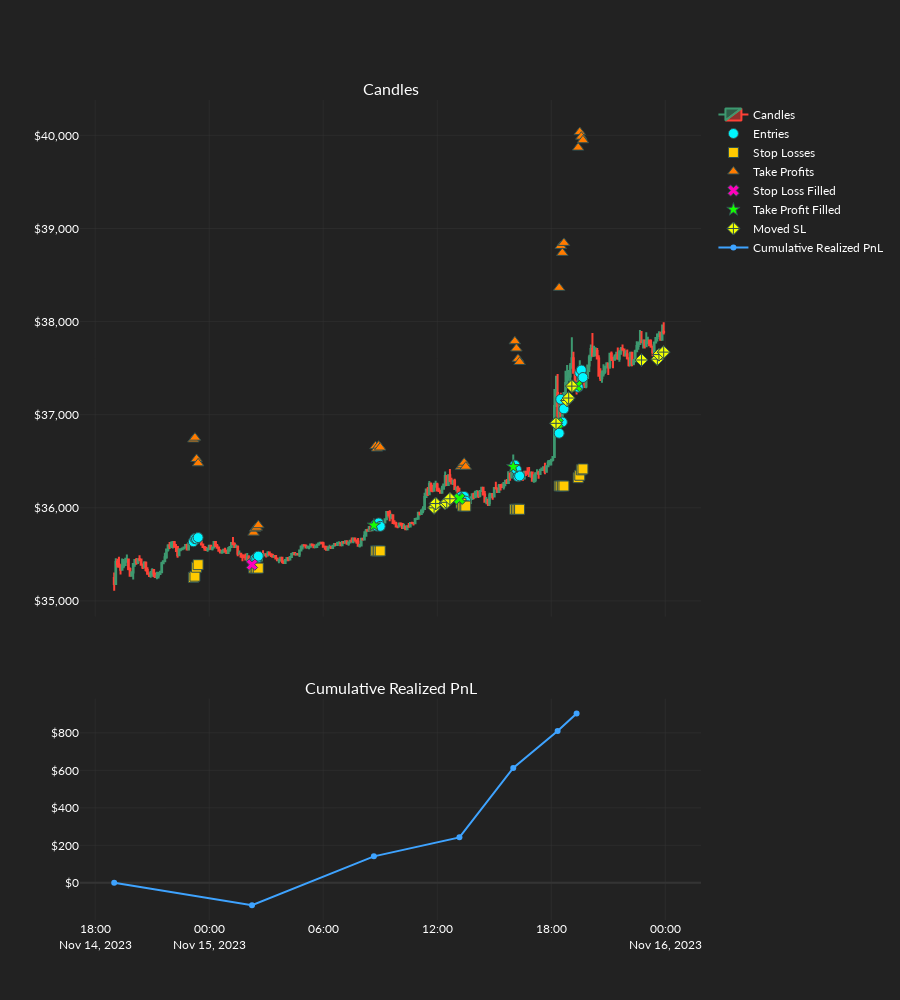

Here is the notebook cell this chart was saved with:
### Code cell
order_records_df = or_backtest(
    backtest_settings=backtest_settings,
    candles=candles,
    dos_arrays=dos_arrays,
    exchange_settings=mufex_main.exchange_settings,
    static_os=static_os,
    strategy=strategy,
    dos_index=1,
    ind_set_index=1,
    plot_results=True,
    logger_bool=True,
)

### Figure 1 — Plotly figure (JSON) as saved in the notebook; plotly's stock layout.template omitted (floating-point values rounded to 4 significant figures; data arrays with more than 128 entries replaced by an {"elided": "..."} marker saying what was removed)
{"data": [{"close": {"elided": "348 float values"}, "high": {"elided": "348 float values"}, "low": {"elided": "348 float values"}, "name": "Candles", "open": {"elided": "348 float values"}, "type": "candlestick", "x": {"elided": "348 str values"}, "xaxis": "x", "yaxis": "y"}, {"marker": {"color": "#00F6FF", "line": {"color": "DarkSlateGrey", "width": 1}, "size": 10, "symbol": "circle"}, "mode": "markers", "name": "Entries", "type": "scatter", "x": ["2023-11-14T23:10:00", "2023-11-14T23:15:00", "2023-11-14T23:20:00", "2023-11-14T23:25:00", "2023-11-15T02:20:00", "2023-11-15T02:25:00", "2023-11-15T02:30:00", "2023-11-15T02:35:00", "2023-11-15T08:45:00", "2023-11-15T08:50:00", "2023-11-15T08:55:00", "2023-11-15T09:00:00", "2023-11-15T13:15:00", "2023-11-15T13:20:00", "2023-11-15T13:25:00", "2023-11-15T13:30:00", "2023-11-15T16:05:00", "2023-11-15T16:10:00", "2023-11-15T16:15:00", "2023-11-15T16:20:00", "2023-11-15T18:25:00", "2023-11-15T18:30:00", "2023-11-15T18:35:00", "2023-11-15T18:40:00", "2023-11-15T19:25:00", "2023-11-15T19:30:00", "2023-11-15T19:35:00", "2023-11-15T19:40:00"], "xaxis": "x", "y": [35640.0, 35670.0, 35670.0, 35680.0, 35420.0, 35450.0, 35450.0, 35480.0, 35820.0, 35803, 35840.0, 35800.0, 36120, 36080.0, 36120.0, 36070.0, 36460.0, 36412, 36330.0, 36340.0, 36800.0, 37170.0, 36920.0, 37060.0, 37290.0, 37450.0, 37480.0, 37400.0], "yaxis": "y"}, {"marker": {"color": "#FFCA00", "line": {"color": "DarkSlateGrey", "width": 1}, "size": 10, "symbol": "square"}, "mode": "markers", "name": "Stop Losses", "type": "scatter", "x": ["2023-11-14T23:10:00", "2023-11-14T23:15:00", "2023-11-14T23:20:00", "2023-11-14T23:25:00", "2023-11-15T02:20:00", "2023-11-15T02:25:00", "2023-11-15T02:30:00", "2023-11-15T02:35:00", "2023-11-15T08:45:00", "2023-11-15T08:50:00", "2023-11-15T08:55:00", "2023-11-15T09:00:00", "2023-11-15T13:15:00", "2023-11-15T13:20:00", "2023-11-15T13:25:00", "2023-11-15T13:30:00", "2023-11-15T16:05:00", "2023-11-15T16:10:00", "2023-11-15T16:15:00", "2023-11-15T16:20:00", "2023-11-15T18:25:00", "2023-11-15T18:30:00", "2023-11-15T18:35:00", "2023-11-15T18:40:00", "2023-11-15T19:25:00", "2023-11-15T19:30:00", "2023-11-15T19:35:00", "2023-11-15T19:40:00"], "xaxis": "x", "y": [35252, 35270.0, 35360.0, 35390.0, 35350.0, 35350.0, 35350.0, 35350.0, 35540.0, 35540.0, 35540.0, 35540.0, 36050.0, 36020.0, 36020.0, 36020.0, 35980.0, 35980.0, 35980.0, 35980.0, 36230.0, 36230.0, 36230.0, 36230.0, 36320.0, 36350.0, 36408, 36420.0], "yaxis": "y"}, {"marker": {"color": "#FF7B00", "line": {"color": "DarkSlateGrey", "width": 1}, "size": 10, "symbol": "triangle-up"}, "mode": "markers", "name": "Take Profits", "type": "scatter", "x": ["2023-11-14T23:10:00", "2023-11-14T23:15:00", "2023-11-14T23:20:00", "2023-11-14T23:25:00", "2023-11-15T02:20:00", "2023-11-15T02:25:00", "2023-11-15T02:30:00", "2023-11-15T02:35:00", "2023-11-15T08:45:00", "2023-11-15T08:50:00", "2023-11-15T08:55:00", "2023-11-15T09:00:00", "2023-11-15T13:15:00", "2023-11-15T13:20:00", "2023-11-15T13:25:00", "2023-11-15T13:30:00", "2023-11-15T16:05:00", "2023-11-15T16:10:00", "2023-11-15T16:15:00", "2023-11-15T16:20:00", "2023-11-15T18:25:00", "2023-11-15T18:30:00", "2023-11-15T18:35:00", "2023-11-15T18:40:00", "2023-11-15T19:25:00", "2023-11-15T19:30:00", "2023-11-15T19:35:00", "2023-11-15T19:40:00"], "xaxis": "x", "y": [36730.0, 36750.0, 36530.0, 36480.0, 35730.0, 35780.0, 35790.0, 35810.0, 36662, 36640.0, 36670.0, 36650.0, 36440.0, 36457, 36480.0, 36440.0, 37790.0, 37711, 37600.0, 37570.0, 38360.0, 38810.0, 38738, 38850.0, 39870.0, 40040.0, 39990.0, 39950.0], "yaxis": "y"}, {"marker": {"color": ["#FF00BB", "#14FF00", "#14FF00", "#14FF00"], "line": {"color": "DarkSlateGrey", "width": 1}, "size": 10, "symbol": "x"}, "mode": "markers", "name": "Stop Loss Filled", "type": "scatter", "x": ["2023-11-15T02:15:00", "2023-11-15T13:10:00", "2023-11-15T18:20:00", "2023-11-15T19:20:00"], "xaxis": "x", "y": [35390.0, 36097, 36910.0, 37310.0], "yaxis": "y"}, {"marker": {"color": "#14FF00", "line": {"color": "DarkSlateGrey", "width": 1}, "size": 10, "symbol": "star"}, "mode": "markers", "name": "Take Profit Filled", "type": "scatter", "x": ["2023-11-15T08:40:00", "2023-11-15T16:00:00"], "xaxis": "x", "y": [35810.0, 36440.0], "yaxis": "y"}, {"marker": {"color": "#F1FF00", "line": {"color": "DarkSlateGrey", "width": 1}, "size": 10, "symbol": "diamond-cross"}, "mode": "markers", "name": "Moved SL", "type": "scatter", "x": ["2023-11-15T11:50:00", "2023-11-15T11:55:00", "2023-11-15T12:25:00", "2023-11-15T12:30:00", "2023-11-15T12:40:00", "2023-11-15T18:15:00", "2023-11-15T18:50:00", "2023-11-15T18:55:00", "2023-11-15T19:05:00", "2023-11-15T22:45:00", "2023-11-15T23:35:00", "2023-11-15T23:40:00", "2023-11-15T23:55:00"], "xaxis": "x", "y": [36000.0, 36050.0, 36050.0, 36060.0, 36097, 36910.0, 37150.0, 37179, 37310.0, 37590.0, 37600.0, 37650.0, 37670.0], "yaxis": "y"}, {"line": {"color": "#3EA3FF"}, "name": "Cumulative Realized PnL", "type": "scatter", "x": ["2023-11-14T19:00:00", "2023-11-15T02:15:00", "2023-11-15T08:40:00", "2023-11-15T13:10:00", "2023-11-15T16:00:00", "2023-11-15T18:20:00", "2023-11-15T19:20:00"], "xaxis": "x2", "y": [0, -119.1, 141.2, 242.6, 612.7, 809.9, 903.5], "yaxis": "y2"}], "layout": {"annotations": [{"font": {"size": 16}, "showarrow": false, "text": "Candles", "x": 0.5, "xanchor": "center", "xref": "paper", "y": 1, "yanchor": "bottom", "yref": "paper"}, {"font": {"size": 16}, "showarrow": false, "text": "Cumulative Realized PnL", "x": 0.5, "xanchor": "center", "xref": "paper", "y": 0.27, "yanchor": "bottom", "yref": "paper"}], "height": 1000, "xaxis": {"anchor": "y", "domain": [0, 1], "matches": "x2", "rangeslider": {"visible": false}, "showticklabels": false}, "xaxis2": {"anchor": "y2", "domain": [0, 1]}, "yaxis": {"anchor": "x", "domain": [0.37, 1], "tickformat": "$,"}, "yaxis2": {"anchor": "x2", "domain": [0, 0.27], "tickformat": "$,"}}}
